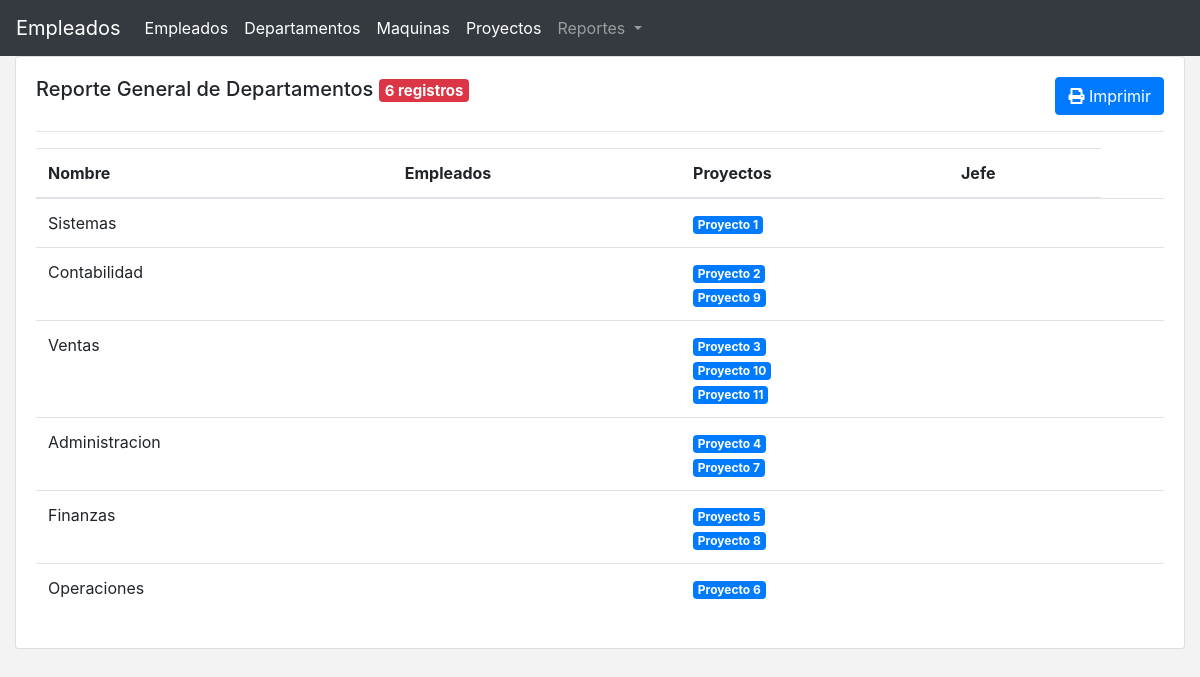
Before: /reporte/departamentos/ with the older database file.
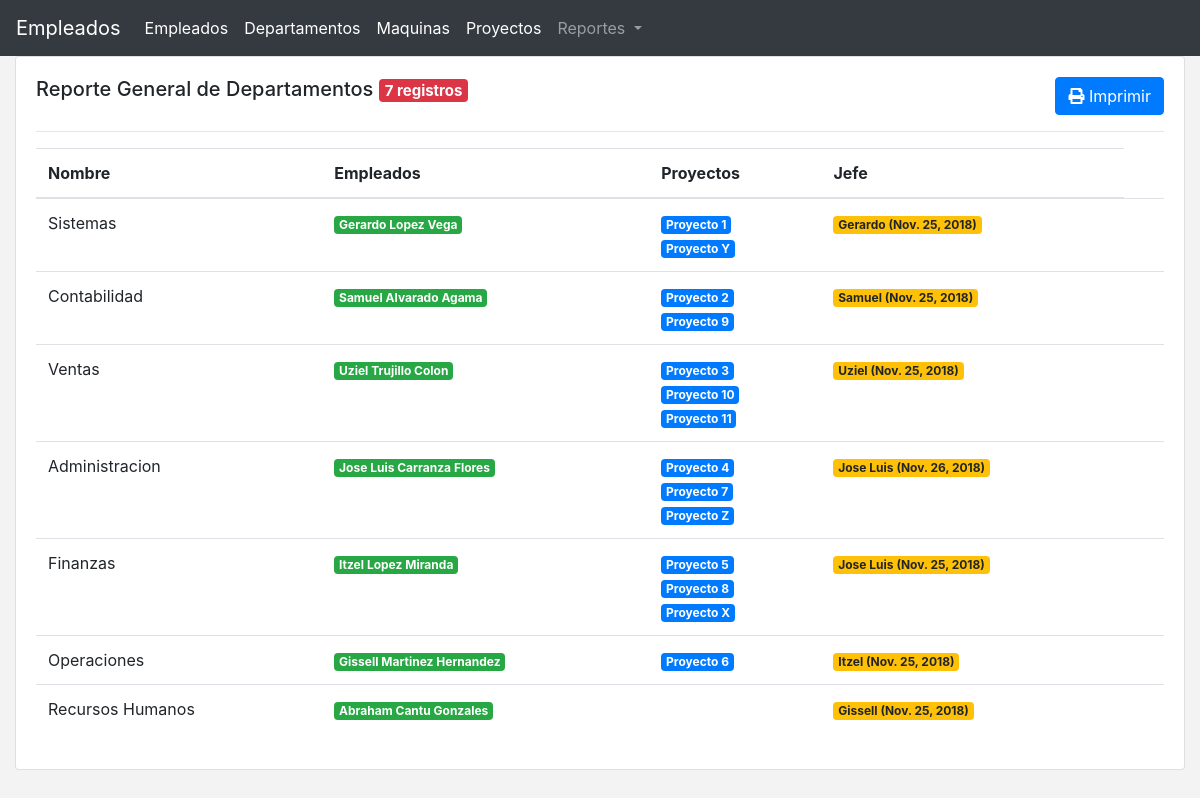
After: the same page with the newer database file.
### main/models.py (models this page shows, shortened)
class Departamento(models.Model):
	nombre = models.CharField(max_length=255)

class Proyecto(models.Model):
	nombre = models.CharField(max_length=255)
	descripcion = models.CharField(max_length=255, null=True, blank=True)
	departamento = models.ForeignKey(Departamento, on_delete=models.CASCADE)

class Asignado(models.Model):
	empleado = models.ForeignKey(Empleado, on_delete=models.CASCADE)
	departamento = models.ForeignKey(Departamento, on_delete=models.CASCADE)
	fechaads = models.DateField()

class Empleado(models.Model):
	cedula = models.CharField(max_length=10)
	curp = models.CharField(max_length=18)
	nombre = models.CharField(max_length=255)
	apellidop = models.CharField(max_length=255)
	apellidom = models.CharField(max_length=255)
	sexo = models.CharField(max_length=1, choices=[('m', 'Mujer'), ('h', 'Hombre')])
	fechanac = models.DateField()
	salario = models.FloatField()
	issupervisor = models.BooleanField(default=False)
	supervisor = models.ForeignKey('Empleado', on_delete=models.SET_NULL, null=True, blank=True)

class Jefe(models.Model):
	empleado = models.ForeignKey(Empleado, on_delete=models.CASCADE)
	departamento = models.ForeignKey(Departamento, on_delete=models.CASCADE)
	fechaads = models.DateField()

### main/views.py (the view)
# urls.py: path('reporte/departamentos/', views.reporte_departamentos, name='reporte_departamentos'),
def reporte_departamentos(request):
	departamentos = m.Departamento.objects.all()
	for d in departamentos:
		d.proyectos = m.Proyecto.objects.filter(departamento=d)
		d.empleados = m.Asignado.objects.filter(departamento=d)
		d.jefes = m.Jefe.objects.filter(departamento=d)
	ctx = {
		"data" : departamentos,
		"qty" : len(departamentos)
	}
	return render(request, 'main/reporte_departamentos.html', ctx)

### main/templates/main/reporte_departamentos.html
{% extends 'main/index.html' %}
{% block content %}
<div class="container-fluid">
	<div class="row">
		<div class="col-12">
			<div class="card">
				<div class="card-body">
					<div class="btn-toolbar justify-content-between" role="toolbar" aria-label="Toolbar with button groups">
						<h5 class="card-title">Reporte General de Departamentos
							<span class="badge badge-danger">{{ qty }} registros</span></h5>
						<a href="javascript:window.print()" class="btn btn-primary pull-right d-print-none">
							<i class="fas fa-print"></i>
							Imprimir
						</a>
					</div>
					<hr>
					<div class="card-text">
						<table class="table">
							<thead>
								<tr>
									<th>Nombre</th>
									<th>Empleados</th>
									<th>Proyectos</th>
									<th>Jefe</th>
								</tr>
							</thead>
							<tbody>
								{% for e in data %}
								<tr>
									<td>{{ e.nombre }} </td>
									<td>
										{% for d in e.empleados %}
										<span class="badge badge-success">
										{{d.empleado.nombre}} {{d.empleado.apellidop}} {{d.empleado.apellidom}}</span><br>
										{% endfor %}
									</td>
									<td>
										{% for p in e.proyectos %}
										<span class="badge badge-primary">
										{{ p.nombre }}
										</span><br>
										{% endfor %}
									</td>
									<td>
										{% for m in e.jefes %}
										<span class="badge badge-warning">{{ m.empleado.nombre }}
										({{ m.fechaads }})</span>
										{% endfor %}
									</td>
									<td>
									</td>
								</tr>
								{% endfor %}
							</tbody>
						</table>
					</div>
				</div>
			</div>
			<br>
		</div>
	</div>
</div>
{% endblock %}

Changed rows visible on the page:
added Asignado: empleado.nombre "Gerardo", empleado.apellidop "Lopez", empleado.apellidom "Vega", shown under Departamento "Sistemas"
added Proyecto: nombre "Proyecto Y", shown under Departamento "Sistemas"
added Jefe: empleado.nombre "Gerardo", fechaads "Nov. 25, 2018", shown under Departamento "Sistemas"
added Asignado: empleado.nombre "Samuel", empleado.apellidop "Alvarado", empleado.apellidom "Agama", shown under Departamento "Contabilidad"
added Jefe: empleado.nombre "Samuel", fechaads "Nov. 25, 2018", shown under Departamento "Contabilidad"
added Asignado: empleado.nombre "Uziel", empleado.apellidop "Trujillo", empleado.apellidom "Colon", shown under Departamento "Ventas"
added Jefe: empleado.nombre "Uziel", fechaads "Nov. 25, 2018", shown under Departamento "Ventas"
added Asignado: empleado.nombre "Jose Luis", empleado.apellidop "Carranza", empleado.apellidom "Flores", shown under Departamento "Administracion"
added Proyecto: nombre "Proyecto Z", shown under Departamento "Administracion"
added Jefe: empleado.nombre "Jose Luis", fechaads "Nov. 26, 2018", shown under Departamento "Administracion"
added Asignado: empleado.nombre "Itzel", empleado.apellidop "Lopez", empleado.apellidom "Miranda", shown under Departamento "Finanzas"
added Proyecto: nombre "Proyecto X", shown under Departamento "Finanzas"
added Jefe: empleado.nombre "Jose Luis", fechaads "Nov. 25, 2018", shown under Departamento "Finanzas"
added Asignado: empleado.nombre "Gissell", empleado.apellidop "Martinez", empleado.apellidom "Hernandez", shown under Departamento "Operaciones"
added Jefe: empleado.nombre "Itzel", fechaads "Nov. 25, 2018", shown under Departamento "Operaciones"
added Departamento: nombre "Recursos Humanos"
added Asignado: empleado.nombre "Abraham", empleado.apellidop "Cantu", empleado.apellidom "Gonzales", shown under "Recursos Humanos"
added Jefe: empleado.nombre "Gissell", fechaads "Nov. 25, 2018", shown under "Recursos Humanos"
Other visible differences:
{{ qty }}: "6" → "7"
